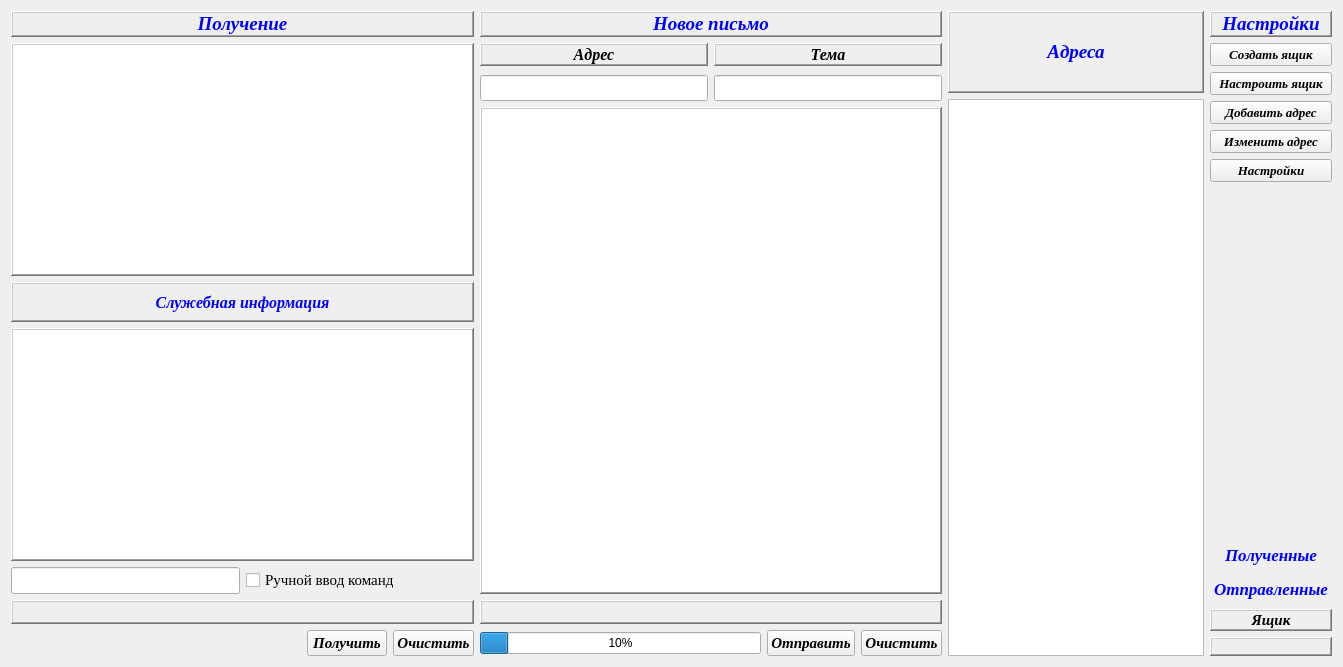
<?xml version="1.0" encoding="UTF-8"?>
<ui version="4.0">
 <class>PostClass</class>
 <widget class="QWidget" name="PostClass">
  <property name="geometry">
   <rect>
    <x>0</x>
    <y>0</y>
    <width>1343</width>
    <height>667</height>
   </rect>
  </property>
  <property name="minimumSize">
   <size>
    <width>0</width>
    <height>0</height>
   </size>
  </property>
  <property name="cursor">
   <cursorShape>ArrowCursor</cursorShape>
  </property>
  <property name="windowTitle">
   <string>Почтовик</string>
  </property>
  <property name="windowIcon">
   <iconset>
    <normaloff>icon2.png</normaloff>icon2.png</iconset>
  </property>
  <layout class="QHBoxLayout" name="horizontalLayout_4">
   <item>
    <layout class="QVBoxLayout" name="verticalLayout_2">
     <item>
      <widget class="QLabel" name="plblRec">
       <property name="sizePolicy">
        <sizepolicy hsizetype="Preferred" vsizetype="Maximum">
         <horstretch>0</horstretch>
         <verstretch>0</verstretch>
        </sizepolicy>
       </property>
       <property name="minimumSize">
        <size>
         <width>0</width>
         <height>0</height>
        </size>
       </property>
       <property name="styleSheet">
        <string notr="true">font: bold oblique 14pt Times; color: blue;</string>
       </property>
       <property name="frameShape">
        <enum>QFrame::WinPanel</enum>
       </property>
       <property name="frameShadow">
        <enum>QFrame::Raised</enum>
       </property>
       <property name="lineWidth">
        <number>6</number>
       </property>
       <property name="text">
        <string>Получение</string>
       </property>
       <property name="alignment">
        <set>Qt::AlignCenter</set>
       </property>
      </widget>
     </item>
     <item>
      <widget class="QTextEdit" name="m_ptxtReceiver">
       <property name="sizePolicy">
        <sizepolicy hsizetype="Preferred" vsizetype="Preferred">
         <horstretch>0</horstretch>
         <verstretch>0</verstretch>
        </sizepolicy>
       </property>
       <property name="minimumSize">
        <size>
         <width>0</width>
         <height>0</height>
        </size>
       </property>
       <property name="styleSheet">
        <string notr="true">font: oblique 12pt Times; color: black;</string>
       </property>
       <property name="frameShape">
        <enum>QFrame::WinPanel</enum>
       </property>
       <property name="frameShadow">
        <enum>QFrame::Raised</enum>
       </property>
       <property name="lineWidth">
        <number>7</number>
       </property>
       <property name="readOnly">
        <bool>true</bool>
       </property>
      </widget>
     </item>
     <item>
      <widget class="QLabel" name="plblSender">
       <property name="sizePolicy">
        <sizepolicy hsizetype="Preferred" vsizetype="Maximum">
         <horstretch>0</horstretch>
         <verstretch>0</verstretch>
        </sizepolicy>
       </property>
       <property name="minimumSize">
        <size>
         <width>0</width>
         <height>40</height>
        </size>
       </property>
       <property name="styleSheet">
        <string notr="true">font: bold oblique 12pt Times; color: blue;</string>
       </property>
       <property name="frameShape">
        <enum>QFrame::WinPanel</enum>
       </property>
       <property name="frameShadow">
        <enum>QFrame::Raised</enum>
       </property>
       <property name="lineWidth">
        <number>6</number>
       </property>
       <property name="text">
        <string>Служебная информация</string>
       </property>
       <property name="alignment">
        <set>Qt::AlignCenter</set>
       </property>
      </widget>
     </item>
     <item>
      <widget class="QTextEdit" name="m_ptxtSender">
       <property name="sizePolicy">
        <sizepolicy hsizetype="Preferred" vsizetype="Preferred">
         <horstretch>0</horstretch>
         <verstretch>0</verstretch>
        </sizepolicy>
       </property>
       <property name="minimumSize">
        <size>
         <width>0</width>
         <height>0</height>
        </size>
       </property>
       <property name="styleSheet">
        <string notr="true">font: 9pt Arial; color: black;</string>
       </property>
       <property name="frameShape">
        <enum>QFrame::WinPanel</enum>
       </property>
       <property name="frameShadow">
        <enum>QFrame::Raised</enum>
       </property>
       <property name="lineWidth">
        <number>6</number>
       </property>
       <property name="readOnly">
        <bool>true</bool>
       </property>
      </widget>
     </item>
     <item>
      <layout class="QHBoxLayout" name="horizontalLayout_3">
       <item>
        <widget class="QLineEdit" name="m_pinput_comServer">
         <property name="sizePolicy">
          <sizepolicy hsizetype="Preferred" vsizetype="Maximum">
           <horstretch>0</horstretch>
           <verstretch>0</verstretch>
          </sizepolicy>
         </property>
         <property name="styleSheet">
          <string notr="true">font: 12pt Times; color: black;</string>
         </property>
        </widget>
       </item>
       <item>
        <widget class="QCheckBox" name="m_pCheckBox">
         <property name="sizePolicy">
          <sizepolicy hsizetype="Preferred" vsizetype="Maximum">
           <horstretch>0</horstretch>
           <verstretch>0</verstretch>
          </sizepolicy>
         </property>
         <property name="styleSheet">
          <string notr="true">font: 11pt Times; color: black;</string>
         </property>
         <property name="text">
          <string>Ручной ввод команд</string>
         </property>
        </widget>
       </item>
      </layout>
     </item>
     <item>
      <widget class="QLabel" name="m_pinfoReceive">
       <property name="sizePolicy">
        <sizepolicy hsizetype="Preferred" vsizetype="Maximum">
         <horstretch>0</horstretch>
         <verstretch>0</verstretch>
        </sizepolicy>
       </property>
       <property name="styleSheet">
        <string notr="true">font: bold oblique 13pt Times; color: red;</string>
       </property>
       <property name="frameShape">
        <enum>QFrame::WinPanel</enum>
       </property>
       <property name="frameShadow">
        <enum>QFrame::Raised</enum>
       </property>
       <property name="lineWidth">
        <number>6</number>
       </property>
       <property name="text">
        <string/>
       </property>
       <property name="alignment">
        <set>Qt::AlignCenter</set>
       </property>
       <property name="margin">
        <number>3</number>
       </property>
      </widget>
     </item>
     <item>
      <layout class="QHBoxLayout" name="horizontalLayout_2">
       <item>
        <spacer name="horizontalSpacer">
         <property name="orientation">
          <enum>Qt::Horizontal</enum>
         </property>
         <property name="sizeHint" stdset="0">
          <size>
           <width>40</width>
           <height>20</height>
          </size>
         </property>
        </spacer>
       </item>
       <item>
        <widget class="QPushButton" name="pcmd_receive">
         <property name="sizePolicy">
          <sizepolicy hsizetype="Preferred" vsizetype="Fixed">
           <horstretch>0</horstretch>
           <verstretch>0</verstretch>
          </sizepolicy>
         </property>
         <property name="cursor">
          <cursorShape>PointingHandCursor</cursorShape>
         </property>
         <property name="styleSheet">
          <string notr="true">font: bold oblique 11pt Times; color: black;</string>
         </property>
         <property name="text">
          <string>Получить</string>
         </property>
        </widget>
       </item>
       <item>
        <widget class="QPushButton" name="pcmd_clearreceive">
         <property name="sizePolicy">
          <sizepolicy hsizetype="Preferred" vsizetype="Fixed">
           <horstretch>0</horstretch>
           <verstretch>0</verstretch>
          </sizepolicy>
         </property>
         <property name="cursor">
          <cursorShape>PointingHandCursor</cursorShape>
         </property>
         <property name="styleSheet">
          <string notr="true">font: bold oblique 11pt Times; color: black;</string>
         </property>
         <property name="text">
          <string>Очистить</string>
         </property>
        </widget>
       </item>
      </layout>
     </item>
    </layout>
   </item>
   <item>
    <layout class="QVBoxLayout" name="verticalLayout_4">
     <item>
      <widget class="QLabel" name="plblMessage">
       <property name="sizePolicy">
        <sizepolicy hsizetype="Preferred" vsizetype="Maximum">
         <horstretch>0</horstretch>
         <verstretch>0</verstretch>
        </sizepolicy>
       </property>
       <property name="minimumSize">
        <size>
         <width>0</width>
         <height>0</height>
        </size>
       </property>
       <property name="styleSheet">
        <string notr="true">font: bold oblique 14pt Times; color: blue;</string>
       </property>
       <property name="frameShape">
        <enum>QFrame::WinPanel</enum>
       </property>
       <property name="frameShadow">
        <enum>QFrame::Raised</enum>
       </property>
       <property name="lineWidth">
        <number>6</number>
       </property>
       <property name="text">
        <string>Новое письмо</string>
       </property>
       <property name="alignment">
        <set>Qt::AlignCenter</set>
       </property>
      </widget>
     </item>
     <item>
      <layout class="QGridLayout" name="gridLayout">
       <property name="verticalSpacing">
        <number>9</number>
       </property>
       <item row="0" column="0">
        <widget class="QLabel" name="to">
         <property name="sizePolicy">
          <sizepolicy hsizetype="Preferred" vsizetype="Preferred">
           <horstretch>0</horstretch>
           <verstretch>0</verstretch>
          </sizepolicy>
         </property>
         <property name="styleSheet">
          <string notr="true">font: bold oblique 12pt Times; color: black;</string>
         </property>
         <property name="frameShape">
          <enum>QFrame::WinPanel</enum>
         </property>
         <property name="frameShadow">
          <enum>QFrame::Raised</enum>
         </property>
         <property name="lineWidth">
          <number>6</number>
         </property>
         <property name="text">
          <string>Адрес</string>
         </property>
         <property name="alignment">
          <set>Qt::AlignCenter</set>
         </property>
        </widget>
       </item>
       <item row="1" column="0">
        <widget class="QLineEdit" name="m_pTo">
         <property name="sizePolicy">
          <sizepolicy hsizetype="Preferred" vsizetype="Preferred">
           <horstretch>0</horstretch>
           <verstretch>0</verstretch>
          </sizepolicy>
         </property>
         <property name="styleSheet">
          <string notr="true">font: bold oblique 11pt Times; color: black;</string>
         </property>
        </widget>
       </item>
       <item row="0" column="1">
        <widget class="QLabel" name="subject">
         <property name="sizePolicy">
          <sizepolicy hsizetype="Preferred" vsizetype="Preferred">
           <horstretch>0</horstretch>
           <verstretch>0</verstretch>
          </sizepolicy>
         </property>
         <property name="styleSheet">
          <string notr="true">font: bold oblique 12pt Times; color: black;</string>
         </property>
         <property name="frameShape">
          <enum>QFrame::WinPanel</enum>
         </property>
         <property name="frameShadow">
          <enum>QFrame::Raised</enum>
         </property>
         <property name="lineWidth">
          <number>6</number>
         </property>
         <property name="text">
          <string>Тема</string>
         </property>
         <property name="alignment">
          <set>Qt::AlignCenter</set>
         </property>
        </widget>
       </item>
       <item row="1" column="1">
        <widget class="QLineEdit" name="m_pSubject">
         <property name="sizePolicy">
          <sizepolicy hsizetype="Preferred" vsizetype="Preferred">
           <horstretch>0</horstretch>
           <verstretch>0</verstretch>
          </sizepolicy>
         </property>
         <property name="styleSheet">
          <string notr="true">font: bold oblique 11pt Times; color: black;</string>
         </property>
        </widget>
       </item>
      </layout>
     </item>
     <item>
      <widget class="QTextEdit" name="m_ptxtMessage">
       <property name="sizePolicy">
        <sizepolicy hsizetype="Expanding" vsizetype="Expanding">
         <horstretch>0</horstretch>
         <verstretch>0</verstretch>
        </sizepolicy>
       </property>
       <property name="minimumSize">
        <size>
         <width>0</width>
         <height>0</height>
        </size>
       </property>
       <property name="styleSheet">
        <string notr="true">font: oblique 14pt Times; color: black;</string>
       </property>
       <property name="frameShape">
        <enum>QFrame::WinPanel</enum>
       </property>
       <property name="frameShadow">
        <enum>QFrame::Raised</enum>
       </property>
       <property name="lineWidth">
        <number>7</number>
       </property>
      </widget>
     </item>
     <item>
      <widget class="QLabel" name="m_pinfoSend">
       <property name="styleSheet">
        <string notr="true">font: bold oblique 13pt Times; color: blue;</string>
       </property>
       <property name="frameShape">
        <enum>QFrame::WinPanel</enum>
       </property>
       <property name="frameShadow">
        <enum>QFrame::Raised</enum>
       </property>
       <property name="lineWidth">
        <number>6</number>
       </property>
       <property name="text">
        <string/>
       </property>
       <property name="alignment">
        <set>Qt::AlignCenter</set>
       </property>
       <property name="margin">
        <number>3</number>
       </property>
      </widget>
     </item>
     <item>
      <layout class="QHBoxLayout" name="horizontalLayout">
       <item>
        <widget class="QProgressBar" name="progressBar">
         <property name="value">
          <number>10</number>
         </property>
        </widget>
       </item>
       <item>
        <widget class="QPushButton" name="pcmd_send">
         <property name="sizePolicy">
          <sizepolicy hsizetype="Preferred" vsizetype="Fixed">
           <horstretch>0</horstretch>
           <verstretch>0</verstretch>
          </sizepolicy>
         </property>
         <property name="cursor">
          <cursorShape>PointingHandCursor</cursorShape>
         </property>
         <property name="styleSheet">
          <string notr="true">font: bold oblique 11pt Times; color: black;</string>
         </property>
         <property name="text">
          <string>Отправить</string>
         </property>
        </widget>
       </item>
       <item>
        <widget class="QPushButton" name="pcmd_clearsend">
         <property name="sizePolicy">
          <sizepolicy hsizetype="Preferred" vsizetype="Fixed">
           <horstretch>0</horstretch>
           <verstretch>0</verstretch>
          </sizepolicy>
         </property>
         <property name="cursor">
          <cursorShape>PointingHandCursor</cursorShape>
         </property>
         <property name="styleSheet">
          <string notr="true">font: bold oblique 11pt Times; color: black;</string>
         </property>
         <property name="text">
          <string>Очистить</string>
         </property>
        </widget>
       </item>
      </layout>
     </item>
    </layout>
   </item>
   <item>
    <layout class="QVBoxLayout" name="verticalLayout_3">
     <item>
      <widget class="QLabel" name="plblAddress">
       <property name="sizePolicy">
        <sizepolicy hsizetype="Preferred" vsizetype="Maximum">
         <horstretch>0</horstretch>
         <verstretch>0</verstretch>
        </sizepolicy>
       </property>
       <property name="minimumSize">
        <size>
         <width>0</width>
         <height>82</height>
        </size>
       </property>
       <property name="styleSheet">
        <string notr="true">font: bold oblique 14pt Times; color: blue;</string>
       </property>
       <property name="frameShape">
        <enum>QFrame::WinPanel</enum>
       </property>
       <property name="frameShadow">
        <enum>QFrame::Raised</enum>
       </property>
       <property name="lineWidth">
        <number>6</number>
       </property>
       <property name="text">
        <string>Адреса</string>
       </property>
       <property name="alignment">
        <set>Qt::AlignCenter</set>
       </property>
      </widget>
     </item>
     <item>
      <widget class="QListWidget" name="m_pListAddress">
       <property name="sizePolicy">
        <sizepolicy hsizetype="Preferred" vsizetype="Preferred">
         <horstretch>0</horstretch>
         <verstretch>0</verstretch>
        </sizepolicy>
       </property>
       <property name="cursor" stdset="0">
        <cursorShape>PointingHandCursor</cursorShape>
       </property>
       <property name="styleSheet">
        <string notr="true">font: oblique bold 13pt Times; color: black;</string>
       </property>
       <property name="iconSize">
        <size>
         <width>124</width>
         <height>152</height>
        </size>
       </property>
       <property name="viewMode">
        <enum>QListView::IconMode</enum>
       </property>
      </widget>
     </item>
    </layout>
   </item>
   <item>
    <layout class="QVBoxLayout" name="verticalLayout">
     <item>
      <widget class="QLabel" name="plblSettings">
       <property name="sizePolicy">
        <sizepolicy hsizetype="Preferred" vsizetype="Maximum">
         <horstretch>0</horstretch>
         <verstretch>0</verstretch>
        </sizepolicy>
       </property>
       <property name="minimumSize">
        <size>
         <width>0</width>
         <height>0</height>
        </size>
       </property>
       <property name="font">
        <font>
         <family>Times</family>
         <pointsize>14</pointsize>
         <weight>75</weight>
         <italic>true</italic>
         <bold>true</bold>
        </font>
       </property>
       <property name="styleSheet">
        <string notr="true">font: bold oblique 14pt Times; color: blue;</string>
       </property>
       <property name="frameShape">
        <enum>QFrame::WinPanel</enum>
       </property>
       <property name="frameShadow">
        <enum>QFrame::Raised</enum>
       </property>
       <property name="lineWidth">
        <number>6</number>
       </property>
       <property name="text">
        <string>Настройки</string>
       </property>
       <property name="alignment">
        <set>Qt::AlignCenter</set>
       </property>
      </widget>
     </item>
     <item>
      <widget class="QPushButton" name="pbuttonCreateAccount">
       <property name="sizePolicy">
        <sizepolicy hsizetype="Preferred" vsizetype="Fixed">
         <horstretch>0</horstretch>
         <verstretch>0</verstretch>
        </sizepolicy>
       </property>
       <property name="cursor">
        <cursorShape>PointingHandCursor</cursorShape>
       </property>
       <property name="styleSheet">
        <string notr="true">font: bold oblique 10pt Times; color: black;</string>
       </property>
       <property name="text">
        <string>Создать ящик</string>
       </property>
      </widget>
     </item>
     <item>
      <widget class="QPushButton" name="pbuttonSettingsAccount">
       <property name="sizePolicy">
        <sizepolicy hsizetype="Preferred" vsizetype="Fixed">
         <horstretch>0</horstretch>
         <verstretch>0</verstretch>
        </sizepolicy>
       </property>
       <property name="cursor">
        <cursorShape>PointingHandCursor</cursorShape>
       </property>
       <property name="styleSheet">
        <string notr="true">font: bold oblique 10pt Times; color: black;</string>
       </property>
       <property name="text">
        <string>Настроить ящик</string>
       </property>
      </widget>
     </item>
     <item>
      <widget class="QPushButton" name="pbuttonCreateAddress">
       <property name="sizePolicy">
        <sizepolicy hsizetype="Preferred" vsizetype="Fixed">
         <horstretch>0</horstretch>
         <verstretch>0</verstretch>
        </sizepolicy>
       </property>
       <property name="cursor">
        <cursorShape>PointingHandCursor</cursorShape>
       </property>
       <property name="styleSheet">
        <string notr="true">font: bold oblique 10pt Times; color: black;</string>
       </property>
       <property name="text">
        <string>Добавить адрес</string>
       </property>
      </widget>
     </item>
     <item>
      <widget class="QPushButton" name="pbuttonSettingsAddress">
       <property name="sizePolicy">
        <sizepolicy hsizetype="Preferred" vsizetype="Fixed">
         <horstretch>0</horstretch>
         <verstretch>0</verstretch>
        </sizepolicy>
       </property>
       <property name="cursor">
        <cursorShape>PointingHandCursor</cursorShape>
       </property>
       <property name="styleSheet">
        <string notr="true">font: bold oblique 10pt Times; color: black;</string>
       </property>
       <property name="text">
        <string>Изменить адрес</string>
       </property>
      </widget>
     </item>
     <item>
      <widget class="QPushButton" name="pbuttonSettings">
       <property name="sizePolicy">
        <sizepolicy hsizetype="Preferred" vsizetype="Fixed">
         <horstretch>0</horstretch>
         <verstretch>0</verstretch>
        </sizepolicy>
       </property>
       <property name="cursor">
        <cursorShape>PointingHandCursor</cursorShape>
       </property>
       <property name="styleSheet">
        <string notr="true">font: bold oblique 10pt Times; color: black;</string>
       </property>
       <property name="text">
        <string>Настройки</string>
       </property>
      </widget>
     </item>
     <item>
      <spacer name="verticalSpacer">
       <property name="orientation">
        <enum>Qt::Vertical</enum>
       </property>
       <property name="sizeHint" stdset="0">
        <size>
         <width>20</width>
         <height>40</height>
        </size>
       </property>
      </spacer>
     </item>
     <item>
      <widget class="QPushButton" name="pbuttonReceived">
       <property name="sizePolicy">
        <sizepolicy hsizetype="Preferred" vsizetype="Preferred">
         <horstretch>0</horstretch>
         <verstretch>0</verstretch>
        </sizepolicy>
       </property>
       <property name="cursor">
        <cursorShape>PointingHandCursor</cursorShape>
       </property>
       <property name="styleSheet">
        <string notr="true">font: bold oblique 13pt Times; color: blue;</string>
       </property>
       <property name="text">
        <string>Полученные</string>
       </property>
       <property name="flat">
        <bool>true</bool>
       </property>
      </widget>
     </item>
     <item>
      <widget class="QPushButton" name="pbuttonSend">
       <property name="sizePolicy">
        <sizepolicy hsizetype="Preferred" vsizetype="Preferred">
         <horstretch>0</horstretch>
         <verstretch>0</verstretch>
        </sizepolicy>
       </property>
       <property name="cursor">
        <cursorShape>PointingHandCursor</cursorShape>
       </property>
       <property name="styleSheet">
        <string notr="true">font: bold oblique 13pt Times; color: blue;</string>
       </property>
       <property name="text">
        <string>Отправленные</string>
       </property>
       <property name="flat">
        <bool>true</bool>
       </property>
      </widget>
     </item>
     <item>
      <widget class="QLabel" name="plblAccount_info">
       <property name="sizePolicy">
        <sizepolicy hsizetype="Preferred" vsizetype="Preferred">
         <horstretch>0</horstretch>
         <verstretch>0</verstretch>
        </sizepolicy>
       </property>
       <property name="styleSheet">
        <string notr="true">font: bold oblique 11pt Times; color: black;</string>
       </property>
       <property name="frameShape">
        <enum>QFrame::WinPanel</enum>
       </property>
       <property name="frameShadow">
        <enum>QFrame::Raised</enum>
       </property>
       <property name="lineWidth">
        <number>5</number>
       </property>
       <property name="text">
        <string>Ящик</string>
       </property>
       <property name="alignment">
        <set>Qt::AlignCenter</set>
       </property>
      </widget>
     </item>
     <item>
      <widget class="QLabel" name="m_pAccountInfo">
       <property name="sizePolicy">
        <sizepolicy hsizetype="Preferred" vsizetype="Preferred">
         <horstretch>0</horstretch>
         <verstretch>0</verstretch>
        </sizepolicy>
       </property>
       <property name="styleSheet">
        <string notr="true">font: bold oblique 10pt Times; color: black;</string>
       </property>
       <property name="frameShape">
        <enum>QFrame::WinPanel</enum>
       </property>
       <property name="frameShadow">
        <enum>QFrame::Raised</enum>
       </property>
       <property name="lineWidth">
        <number>5</number>
       </property>
       <property name="text">
        <string/>
       </property>
       <property name="alignment">
        <set>Qt::AlignCenter</set>
       </property>
       <property name="margin">
        <number>3</number>
       </property>
      </widget>
     </item>
    </layout>
   </item>
  </layout>
 </widget>
 <layoutdefault spacing="6" margin="11"/>
 <resources>
  <include location="post.qrc"/>
 </resources>
 <connections>
  <connection>
   <sender>pbuttonCreateAccount</sender>
   <signal>clicked()</signal>
   <receiver>PostClass</receiver>
   <slot>slotCreateAccount()</slot>
   <hints>
    <hint type="sourcelabel">
     <x>1250</x>
     <y>95</y>
    </hint>
    <hint type="destinationlabel">
     <x>1124</x>
     <y>187</y>
    </hint>
   </hints>
  </connection>
  <connection>
   <sender>pbuttonSettingsAccount</sender>
   <signal>clicked()</signal>
   <receiver>PostClass</receiver>
   <slot>slotCreateAccount()</slot>
   <hints>
    <hint type="sourcelabel">
     <x>1250</x>
     <y>141</y>
    </hint>
    <hint type="destinationlabel">
     <x>1124</x>
     <y>235</y>
    </hint>
   </hints>
  </connection>
  <connection>
   <sender>pbuttonCreateAddress</sender>
   <signal>clicked()</signal>
   <receiver>PostClass</receiver>
   <slot>slotCreateAddress()</slot>
   <hints>
    <hint type="sourcelabel">
     <x>1250</x>
     <y>187</y>
    </hint>
    <hint type="destinationlabel">
     <x>1124</x>
     <y>266</y>
    </hint>
   </hints>
  </connection>
  <connection>
   <sender>pbuttonSettingsAddress</sender>
   <signal>clicked()</signal>
   <receiver>PostClass</receiver>
   <slot>slotSettingsAddress()</slot>
   <hints>
    <hint type="sourcelabel">
     <x>1250</x>
     <y>233</y>
    </hint>
    <hint type="destinationlabel">
     <x>1124</x>
     <y>328</y>
    </hint>
   </hints>
  </connection>
  <connection>
   <sender>pbuttonSettings</sender>
   <signal>clicked()</signal>
   <receiver>PostClass</receiver>
   <slot>slotSettings()</slot>
   <hints>
    <hint type="sourcelabel">
     <x>1250</x>
     <y>279</y>
    </hint>
    <hint type="destinationlabel">
     <x>1124</x>
     <y>380</y>
    </hint>
   </hints>
  </connection>
  <connection>
   <sender>pbuttonReceived</sender>
   <signal>clicked()</signal>
   <receiver>PostClass</receiver>
   <slot>slotOutMessage()</slot>
   <hints>
    <hint type="sourcelabel">
     <x>1250</x>
     <y>548</y>
    </hint>
    <hint type="destinationlabel">
     <x>1124</x>
     <y>615</y>
    </hint>
   </hints>
  </connection>
  <connection>
   <sender>pbuttonSend</sender>
   <signal>clicked()</signal>
   <receiver>PostClass</receiver>
   <slot>slotOutMessage()</slot>
   <hints>
    <hint type="sourcelabel">
     <x>1250</x>
     <y>601</y>
    </hint>
    <hint type="destinationlabel">
     <x>1124</x>
     <y>615</y>
    </hint>
   </hints>
  </connection>
  <connection>
   <sender>pcmd_receive</sender>
   <signal>clicked()</signal>
   <receiver>PostClass</receiver>
   <slot>slotReceiveMessage()</slot>
   <hints>
    <hint type="sourcelabel">
     <x>93</x>
     <y>675</y>
    </hint>
    <hint type="destinationlabel">
     <x>77</x>
     <y>615</y>
    </hint>
   </hints>
  </connection>
  <connection>
   <sender>pcmd_clearreceive</sender>
   <signal>clicked()</signal>
   <receiver>PostClass</receiver>
   <slot>slotClear()</slot>
   <hints>
    <hint type="sourcelabel">
     <x>254</x>
     <y>675</y>
    </hint>
    <hint type="destinationlabel">
     <x>457</x>
     <y>615</y>
    </hint>
   </hints>
  </connection>
  <connection>
   <sender>m_pinput_comServer</sender>
   <signal>returnPressed()</signal>
   <receiver>PostClass</receiver>
   <slot>slotSendToServer()</slot>
   <hints>
    <hint type="sourcelabel">
     <x>130</x>
     <y>546</y>
    </hint>
    <hint type="destinationlabel">
     <x>250</x>
     <y>615</y>
    </hint>
   </hints>
  </connection>
  <connection>
   <sender>pcmd_clearsend</sender>
   <signal>clicked()</signal>
   <receiver>PostClass</receiver>
   <slot>slotClear()</slot>
   <hints>
    <hint type="sourcelabel">
     <x>628</x>
     <y>692</y>
    </hint>
    <hint type="destinationlabel">
     <x>836</x>
     <y>615</y>
    </hint>
   </hints>
  </connection>
  <connection>
   <sender>pcmd_send</sender>
   <signal>clicked()</signal>
   <receiver>PostClass</receiver>
   <slot>slotSendMessage()</slot>
   <hints>
    <hint type="sourcelabel">
     <x>500</x>
     <y>692</y>
    </hint>
    <hint type="destinationlabel">
     <x>642</x>
     <y>615</y>
    </hint>
   </hints>
  </connection>
  <connection>
   <sender>m_pTo</sender>
   <signal>textChanged(QString)</signal>
   <receiver>PostClass</receiver>
   <slot>slottextChanged(QString)</slot>
   <hints>
    <hint type="sourcelabel">
     <x>569</x>
     <y>140</y>
    </hint>
    <hint type="destinationlabel">
     <x>738</x>
     <y>112</y>
    </hint>
   </hints>
  </connection>
  <connection>
   <sender>m_pSubject</sender>
   <signal>textChanged(QString)</signal>
   <receiver>PostClass</receiver>
   <slot>slottextChanged(QString)</slot>
   <hints>
    <hint type="sourcelabel">
     <x>776</x>
     <y>140</y>
    </hint>
    <hint type="destinationlabel">
     <x>1124</x>
     <y>111</y>
    </hint>
   </hints>
  </connection>
  <connection>
   <sender>m_pListAddress</sender>
   <signal>currentItemChanged(QListWidgetItem*,QListWidgetItem*)</signal>
   <receiver>PostClass</receiver>
   <slot>slotChoiceAddress(QListWidgetItem*)</slot>
   <hints>
    <hint type="sourcelabel">
     <x>957</x>
     <y>712</y>
    </hint>
    <hint type="destinationlabel">
     <x>933</x>
     <y>710</y>
    </hint>
   </hints>
  </connection>
 </connections>
 <slots>
  <slot>slotCreateAccount()</slot>
  <slot>slotChoiceAddress(QListWidgetItem*)</slot>
  <slot>slotReadyReadSMTP()</slot>
  <slot>slotReadyReadPOP()</slot>
  <slot>slotErrorSMTP(QAbstractSocket::SocketError)</slot>
  <slot>slotErrorPOP(QAbstractSocket::SocketError)</slot>
  <slot>slotSendToServer()</slot>
  <slot>slotConnectedSMTP()</slot>
  <slot>slotConnectedPOP()</slot>
  <slot>slotSendMessage()</slot>
  <slot>slotReceiveMessage()</slot>
  <slot>slotChoiceMessage(QListWidgetItem*)</slot>
  <slot>slotCreateAddress()</slot>
  <slot>slotSettingsAddress()</slot>
  <slot>slotSettings()</slot>
  <slot>slotHelp()</slot>
  <slot>slotOutMessage()</slot>
  <slot>slotClear()</slot>
  <slot>slotReadySSL(QListWidgetItem*)</slot>
  <slot>slottextChanged(QString)</slot>
 </slots>
</ui>
